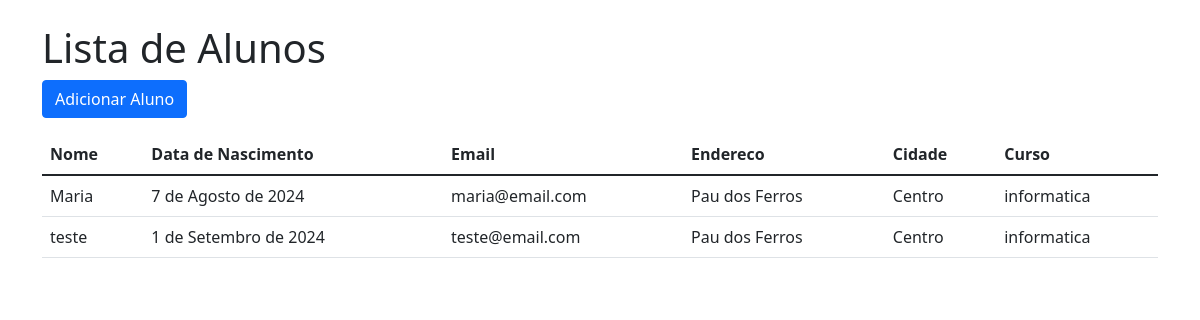
The page / on the database its author committed.
### alunos/models.py (models this page shows, shortened)
class Aluno(models.Model):
    nome = models.CharField(max_length=100)
    data_nascimento = models.DateField()
    endereco = models.CharField(max_length=150)
    cidade = models.CharField(max_length=200)
    email = models.EmailField(unique=True)
    curso = models.CharField(choices=OPCOES_CURSOS, max_length=14)

### alunos/views.py (the view)
# urls.py: path('', views.lista_alunos, name='lista_alunos'),
def lista_alunos(request):
    alunos = Aluno.objects.all()
    return render(request, 'alunos/lista_alunos.html', {'alunos': alunos})

### alunos/templates/alunos/lista_alunos.html
{% extends "base.html" %}
{% block content %}
<h1>Lista de Alunos</h1>
<a href="{% url 'criar_aluno' %}" class="btn btn-primary mb-3">Adicionar Aluno</a>
<table class="table">
    <thead>
        <tr>
            <th>Nome</th>
            <th>Data de Nascimento</th>
            <th>Email</th>
            <th>Endereco</th>
            <th>Cidade</th>
            <th>Curso</th>
        </tr>
    </thead>
    <tbody>
        {% for aluno in alunos %}
        <tr>
            <td>{{ aluno.nome }}</td>
            <td>{{ aluno.data_nascimento }}</td>
            <td>{{ aluno.email }}</td>
            <td>{{ aluno.cidade }}</td>
            <td>{{ aluno.endereco }}</td>
            <td>{{ aluno.curso }}</td>
        </tr>
        {% endfor %}
    </tbody>
</table>
{% endblock %}

### templates/base.html (shortened to what this page needs)
<!DOCTYPE html>
<html lang="pt-br">
<head>
    <link href="https://cdn.jsdelivr.net/npm/bootstrap@5.1.3/dist/css/bootstrap.min.css" rel="stylesheet">
</head>
<body>
    <div class="container mt-4">
        {% block content %}
        {% endblock %}
    </div>
</body>
</html>

### rows shown on the page
Aluno: nome "Maria", data_nascimento "7 de Agosto de 2024", email "maria@email.com", cidade "Pau dos Ferros", endereco "Centro", curso "informatica"
Aluno: nome "teste", data_nascimento "1 de Setembro de 2024", email "teste@email.com", cidade "Pau dos Ferros", endereco "Centro", curso "informatica"
